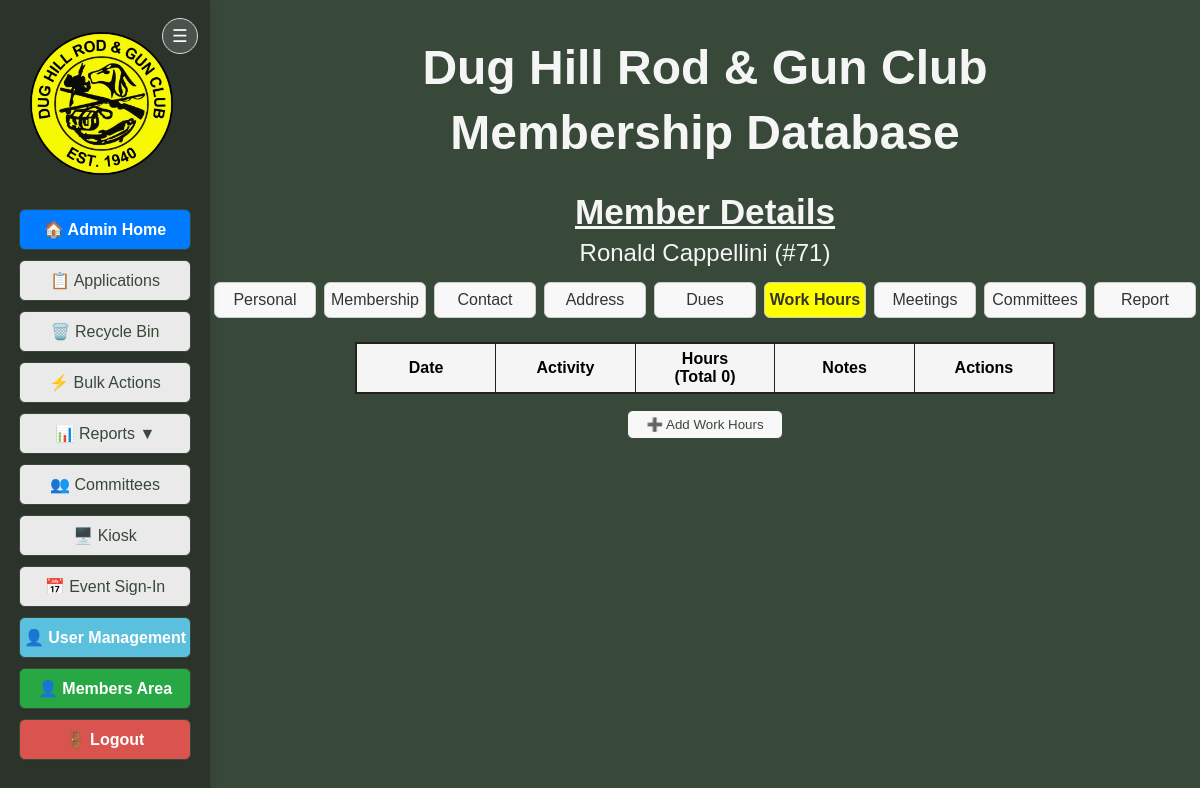
Page /member/11?tab=work_hours (signed in) on the earlier database version.
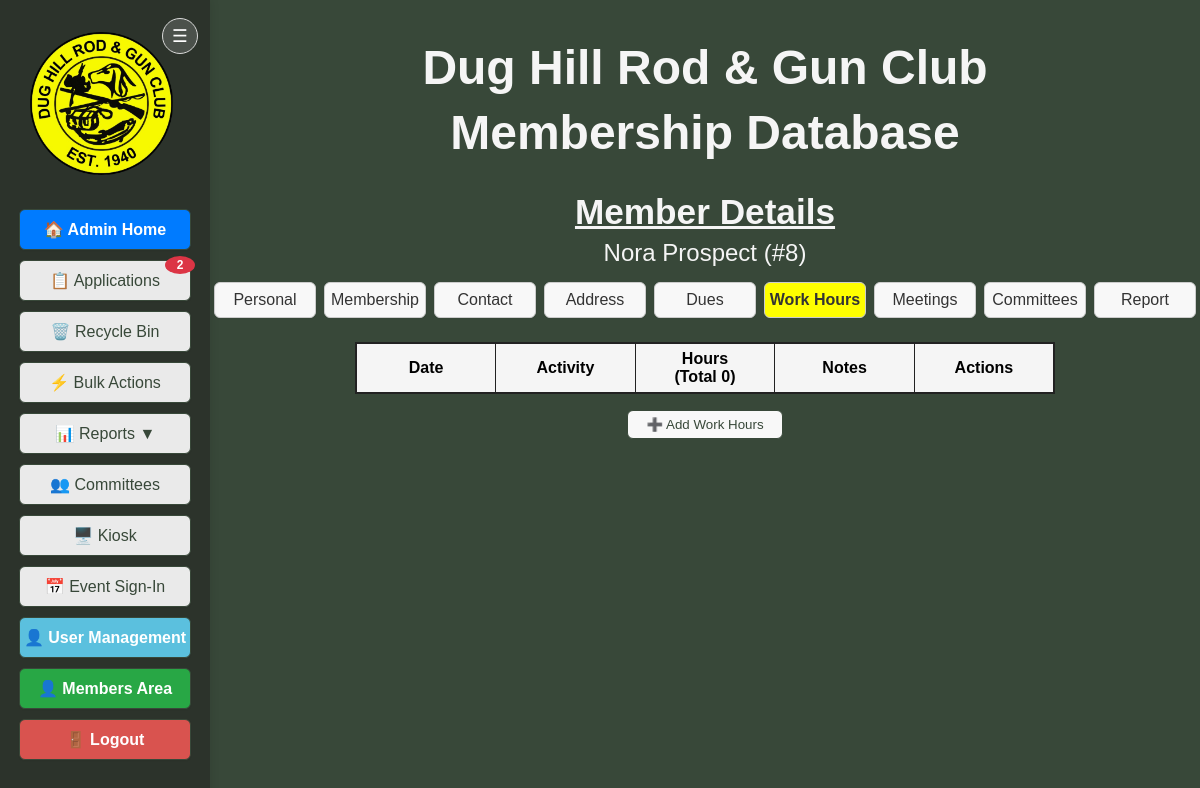
Same page on the later database version.
### tables this page shows
CREATE TABLE members (
			id INTEGER PRIMARY KEY AUTOINCREMENT,
			badge_number TEXT,
			membership_type TEXT,
			first_name TEXT NOT NULL,
			middle_name TEXT,
			last_name TEXT NOT NULL,
			suffix TEXT,
			nickname TEXT,
			dob TEXT,
			email TEXT,
			email2 TEXT,
			phone TEXT,
			phone2 TEXT,
			address TEXT,
			city TEXT,
			state TEXT,
			zip TEXT,
			join_date TEXT,
			sponsor TEXT,
			card_internal TEXT,
			card_external TEXT,
			deleted INTEGER DEFAULT 0,
			deleted_on TEXT
		, member_notes TEXT, application_submitted TEXT, introduced_date TEXT, background_check_submitted TEXT, background_check_passed TEXT, qualifications TEXT, new_member_orientation_completed INTEGER DEFAULT 0, new_member_orientation_date TEXT);

### DH_DB_Webapp/app.py (the view)
@app.route('/member/<int:member_id>')
@login_required
def member_details(member_id):
	if not current_user.is_admin_or_bdfl():
		user_member = database.get_member_by_email(current_user.email)
		if not user_member or user_member['id'] != member_id:
			flash('Access denied. You can only view your own member details.', 'danger')
			return redirect(url_for('member_dashboard'))
	member = database.get_member_by_id(member_id)
	if not member:
		return "Member not found", 404
	member = dict(member) if member else None
	online_user = database.get_user_by_email(member['email']) if member.get('email') else None
	dues = database.get_dues_by_member(member_id)
	work_hours = database.get_work_hours_by_member(member_id)
	total_work_hours = sum(wh['hours'] for wh in work_hours)
	attendance = database.get_meeting_attendance(member_id)
	position = database.get_member_position(member_id)
	committee_rows = database.get_all_committees()
	committee_names = [row['name'] for row in committee_rows]
	committee_display_names = {k: ' '.join(word.capitalize() for word in k.replace('_', ' ').split()) for k in committee_names}
	member_committees = database.get_member_committees_new(member_id)
	committees = {cname: 0 for cname in committee_names}
	committee_roles = {cname: '' for cname in committee_names}
	for row in member_committees:
		row = dict(row)
		cname = row.get('name') or row.get('committee_name')
		if cname:
			committees[cname] = 1
			committee_roles[cname] = row['role']
	total_meetings = sum(1 for att in attendance if att['status'] in ['Attended', 'Exempt'])
	activity_display_names = {
		'general_maintenance': 'General Maintenance',
		'event_setup': 'Event Setup',
		'event_cleanup': 'Event Cleanup',
		'committee_work': 'Committee Work',
		'building_and_grounds': 'Building/Grounds',
		'gun_bingo_social_events': 'Gun Bingo/Social Events',
		'executive_committee': 'Executive',
		'other': 'Other'
	}
	import datetime
	current_year = datetime.datetime.now(TIMEZONE).year
	dues_years = list(range(current_year + 1, current_year - 10, -1))
	pending_applications = get_pending_application_count()
	return render_template(
		'member_details.html',
		member=member,
		online_user=online_user,
		dues=dues,
		dues_years=dues_years,
		work_hours=work_hours,
		total_work_hours=total_work_hours,
		attendance=attendance,
		meetings=attendance,
		position=position,
		committees=committees,
		committee_roles=committee_roles,
		committee_names=committee_names,
		committee_display_names=committee_display_names,
		total_meetings=total_meetings,
		work_activity_display_names=activity_display_names,
		current_year=current_year,
		member_qualifications=parse_qualifications(member.get('qualifications')),
		pending_applications=pending_applications
	)

### DH_DB_Webapp/app.py (called while the page is built)
def register_context_processors(app):
	@app.context_processor
	def inject_applications():
		try:
			from flask_login import current_user
			import database
			if current_user.is_authenticated and current_user.is_admin_or_bdfl():
				applications = database.get_all_applications(status='pending')
			else:
				applications = []
		except Exception:
			applications = []
		return dict(applications=applications)

@app.before_request
def exempt_csrf_for_event_signin():
    if request.endpoint == 'event_signin_submit':
        g.csrf_validated = True

def format_mmddyyyy(value):
    if not value:
        return ''
    try:
        from datetime import datetime
        dt = datetime.strptime(value, '%Y-%m-%d')
        return dt.strftime('%m-%d-%Y')
    except Exception:
        return value

def parse_qualifications(value):
	if not value:
		return []
	if isinstance(value, (list, tuple, set)):
		items = value
	else:
		items = str(value).split(',')
	return [item.strip() for item in items if item and item.strip()]

def get_pending_application_count():
	try:
		applications = database.get_all_applications(status='pending')
		return len(applications)
	except:
		return 0

### DH_DB_Webapp/templates/member_details.html (shortened to what the changed rows need)
<!DOCTYPE html>
<html>
<head>
</head>
<body style="background-color:#384839; font-family:Arial, Helvetica, sans-serif;">
	<div style="display:flex; flex-direction:row;">
		<div id="mainSidebar" class="side-menu">
			{% if current_user.is_admin_or_bdfl() %}
			<a href="{{ url_for('admin_applications') }}" style="width:170px; display:inline-block; padding:10px 0; margin-bottom:10px; border-radius:6px; border:1px solid #384839; background-color:#eaeaea; color:#384839; text-decoration:none; font-weight:normal; font-size:1em; font-family:Arial, Helvetica, sans-serif; box-shadow:0 1px 2px rgba(0,0,0,0.04); text-align:center; position:relative;">📋 Applications{% if pending_applications > 0 %}<span style="position:absolute; top:-5px; right:-5px; background-color:#dc3545; color:white; border-radius:50%; padding:2px 6px; font-size:0.75em; font-weight:bold; min-width:18px; text-align:center;">{{ pending_applications }}</span>{% endif %}</a>
			{% endif %}
		</div>
		<div class="content-shell" style="flex:1; margin-left:210px; display:flex; flex-direction:column; align-items:center;">
			<div style="display:flex; flex-direction:row; align-items:center; justify-content:center; margin-bottom:0px; width:100%;">
				<div style="text-align:center; width:100%;">
					<h1 style="margin-bottom:0.2em; color:#f5f5f5; font-size:3em;">Dug Hill Rod & Gun Club</h1>
					<h1 style="margin-top:0.2em; color:#f5f5f5; font-size:3em;">Membership Database</h1>
				</div>
			</div>
			<h2 style="font-size:2.2em; margin-bottom:0.2em; margin-top:0; color:#f5f5f5; font-family:Arial, Helvetica, sans-serif; text-align:center; text-decoration:underline;">Member Details</h2>
			<h3 style="margin-top:0; margin-bottom:0.2em; color:#f5f5f5; font-weight:normal; text-align:center; font-size:1.5em;">
				{{ member['first_name'] }} {{ member['last_name'] }}
				{% if member['badge_number'] %}
					(#{{ member['badge_number'] }})
				{% endif %}
			</h3>
			<div class="tabbar" style="width:100%; max-width:700px; margin:auto; display:flex; align-items:center;">
				<a href="#" class="tablink active" data-tab="personal" onclick="showTab(event, 'personal')">Personal</a>
				<a href="#" class="tablink" data-tab="membership" onclick="showTab(event, 'membership')">Membership</a>
				<a href="#" class="tablink" data-tab="contact" onclick="showTab(event, 'contact')">Contact</a>
				<a href="#" class="tablink" data-tab="address" onclick="showTab(event, 'address')">Address</a>
				<a href="#" class="tablink" data-tab="dues" onclick="showTab(event, 'dues')">Dues</a>
				<a href="#" class="tablink" data-tab="workhours" onclick="showTab(event, 'workhours')">Work Hours</a>
				<a href="#" class="tablink" data-tab="meetings" onclick="showTab(event, 'meetings')">Meetings</a>
				<a href="#" class="tablink" data-tab="committees" onclick="showTab(event, 'committees')">Committees</a>
				<a href="{{ url_for('member_report', member_id=member['id']) }}" class="tablink" style="font-weight:normal;">Report</a>
			</div>
	<div id="tab-workhours" class="tabcontent">
		<table border="1" cellpadding="6" cellspacing="0" style="margin:auto; width:100%; max-width:700px; table-layout:fixed; background-color:#f5f5f5; border-collapse:collapse; border:2px solid #222;">
			<tr><th>Date</th><th>Activity</th><th>Hours<br>(Total {{ total_work_hours }})</th><th>Notes</th><th>Actions</th></tr>
		</table>
		<div style="display:flex; justify-content:center; align-items:center; margin-top:16px;">
		</div>
	</div>
	</div>
	   </div>

Differences in the rows shown:
changed members: first_name "Ronald" → "Nora"; last_name "Cappellini" → "Prospect"; badge_number "71" → "8"
Other differences:
{{ pending_applications }}: (not shown) → "2"
